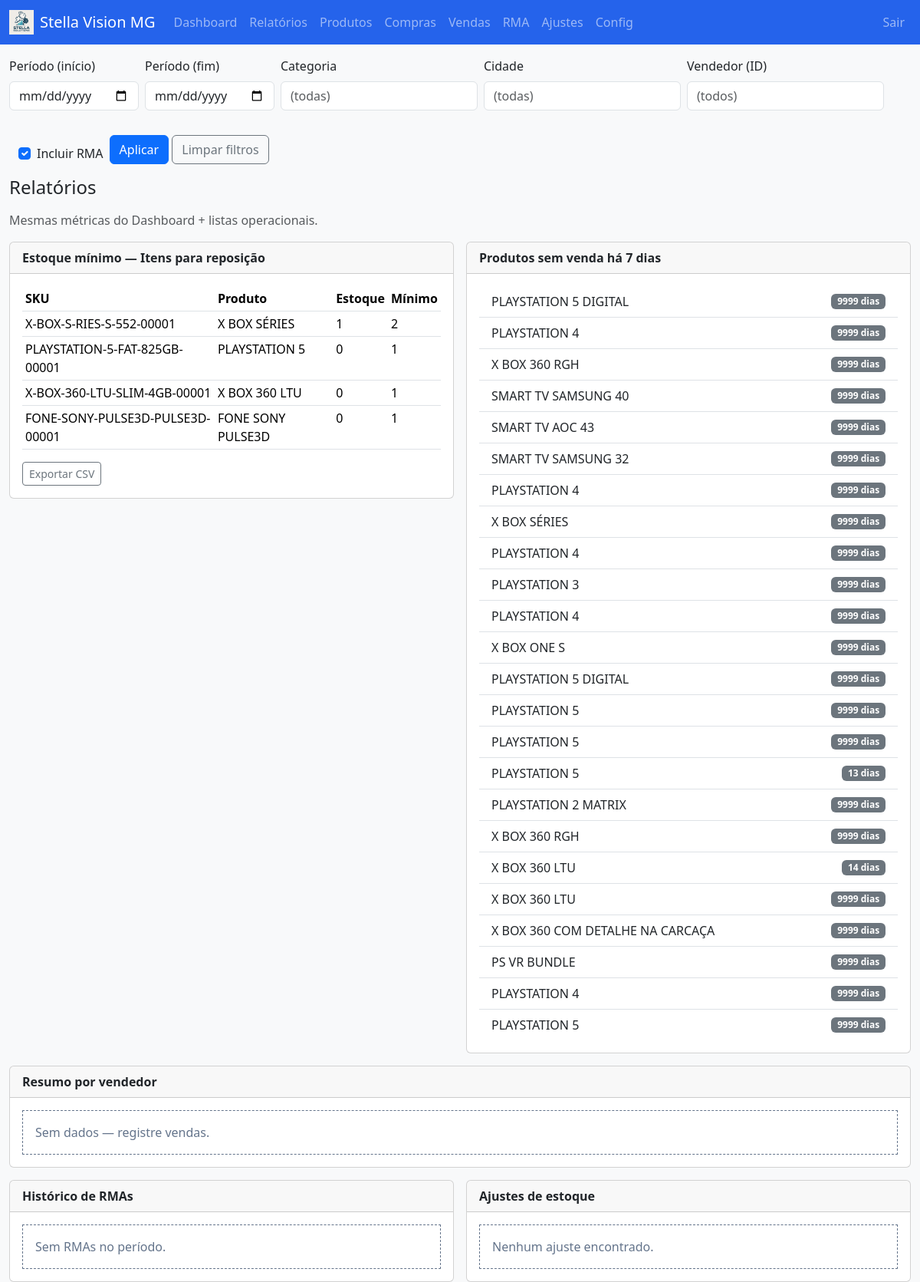
/relatorios (signed in), run on the app's committed database.
### tables this page shows
CREATE TABLE products(
  id INTEGER PRIMARY KEY AUTOINCREMENT,
  sku TEXT UNIQUE NOT NULL,
  nome TEXT NOT NULL,
  categoria TEXT,
  plataforma TEXT, modelo TEXT, capacidade TEXT, cor TEXT, regiao TEXT, condicao TEXT,
  preco_lista REAL DEFAULT 0,
  custo_base REAL,
  estoque_minimo INTEGER DEFAULT 0,
  estoque_atual INTEGER DEFAULT 0,
  created_at TEXT, updated_at TEXT
, supplier_id INTEGER REFERENCES suppliers(id));

### app.py (the view)
@app.route("/relatorios")
def relatorios():
    ini,fim,categoria,cidade,vendedor,incluir_rma = get_filters()
    kpis = compute_kpis(ini,fim,categoria,cidade,vendedor,incluir_rma)
    with conn() as c:
        repos = c.execute("SELECT sku,nome,estoque_atual,estoque_minimo FROM products WHERE estoque_atual < estoque_minimo").fetchall()
        rows = c.execute("""
          SELECT u.nome, COALESCE(SUM(si.qtde*si.preco_unit),0) faturamento,
                 COALESCE(SUM(si.qtde*si.preco_unit - si.qtde*si.custo_snap),0) margem,
                 AVG(si.preco_unit) ticket
          FROM sales s JOIN sale_items si ON si.sale_id=s.id JOIN users u ON u.id=s.vendedor_id
          GROUP BY u.id
        """).fetchall()
        rma_hist = c.execute("""
          SELECT codigo_rma, sale_id, tipo, status, motivo, substr(created_at,1,10) AS created_at
          FROM rmas ORDER BY id DESC LIMIT 20
        """).fetchall()
        ajustes_hist = c.execute("""
          SELECT a.id, p.nome, a.ajuste_tipo, a.qtde_delta, a.qtde_antes, a.qtde_depois, substr(a.created_at,1,16) created_at
          FROM stock_adjustments a JOIN products p ON p.id=a.product_id ORDER BY a.id DESC LIMIT 20
        """).fetchall()
    return render_template("relatorios.html",
        reposicao=repos, sem_venda=kpis["sem_venda_list"], no_sale_days=get_settings()["no_sale_days"],
        por_vendedor=rows, rma_hist=rma_hist, ajustes_hist=ajustes_hist)

### app.py (called while the page is built, shortened)
@app.before_request
def require_login():
    exempt = {"login", "logout", "static"}
    if request.endpoint and (request.endpoint in exempt or request.endpoint.startswith("static")):
        return
    user_id = session.get("user_id")
    if not user_id:
        return redirect(url_for("login"))
    global CURRENT_USER_ID
    CURRENT_USER_ID = user_id

def conn():
    c = sqlite3.connect(DB_PATH)
    c.row_factory = sqlite3.Row
    return c

def parse_date(s):
    if not s: return None

def date_range_labels(d0, d1):
    out = []
    while d0 <= d1:
        out.append(d0.isoformat())
        d0 += datetime.timedelta(days=1)
    return out

def get_settings():
    with conn() as c:
        rows = {r["key"]: r["value"] for r in c.execute("SELECT key,value FROM settings")}
    return {
        "discount_limit_pct": float(rows.get("discount_limit_pct","10")),
        "rma_window_days": int(rows.get("rma_window_days","30")),
        "no_sale_days": int(rows.get("no_sale_days","7")),
        "theme_primary": rows.get("theme_primary", "#2563eb"),
    }

def get_filters():
    today = datetime.date.today()
    ini = parse_date(request.args.get("ini")) or (today - datetime.timedelta(days=29))
    fim = parse_date(request.args.get("fim")) or today
    categoria = request.args.get("categoria") or None
    cidade = request.args.get("cidade") or None
    vendedor = request.args.get("vendedor") or None
    incluir_rma = request.args.get("incluir_rma","1") == "1"
    return ini, fim, categoria, cidade, vendedor, incluir_rma

def apply_filters_where(ini,fim,categoria,cidade,vendedor):
    where = ["date(s.data) BETWEEN ? AND ?"]
    params = [ini.isoformat(), fim.isoformat()]
    if categoria:
        where.append("(p.categoria = ? OR (p.categoria IS NULL AND ?='Sem categoria') )")
        params.append(categoria); params.append(categoria)
    if cidade:
        where.append("(s.cidade_snapshot = ?)")
        params.append(cidade)
    if vendedor:
        where.append("(s.vendedor_id = ?)")
        params.append(vendedor)
    return " AND ".join(where), params

@app.context_processor
def inject_helpers():
    def q_toggle_top(metric):
        args = request.args.to_dict()
        args["top"] = metric
        return "&".join([f"{k}={v}" for k,v in args.items()])
    return {"br_money": br_money, "q_toggle_top": q_toggle_top}

### templates/relatorios.html
{% extends "base.html" %}
{% from "_filters.html" import filters_bar %}
{% block filters %}{{ filters_bar() }}{% endblock %}
{% block content %}
<h4 class="mb-3">Relatórios</h4>
<p class="text-muted">Mesmas métricas do Dashboard + listas operacionais.</p>
<div class="row g-3">
  <div class="col-lg-6">
    <div class="card">
      <div class="card-header"><strong>Estoque mínimo — Itens para reposição</strong></div>
      <div class="card-body">
        {% if reposicao %}
          <table class="table table-sm">
            <thead><tr><th>SKU</th><th>Produto</th><th>Estoque</th><th>Mínimo</th></tr></thead>
            <tbody>
            {% for r in reposicao %}
              <tr><td>{{ r.sku }}</td><td>{{ r.nome }}</td><td>{{ r.estoque_atual }}</td><td>{{ r.estoque_minimo }}</td></tr>
            {% endfor %}
            </tbody>
          </table>
          <a class="btn btn-outline-secondary btn-sm" href="{{ url_for('export_reposicao_csv') }}">Exportar CSV</a>
        {% else %}
          <div class="card-empty p-3">Sem dados ainda — cadastre produtos e estoques mínimos.</div>
        {% endif %}
      </div>
    </div>
  </div>
  <div class="col-lg-6">
    <div class="card">
      <div class="card-header"><strong>Produtos sem venda há {{ no_sale_days }} dias</strong></div>
      <div class="card-body">
        {% if sem_venda %}
        <ul class="list-group list-group-flush">
          {% for p in sem_venda %}
            <li class="list-group-item d-flex justify-content-between align-items-center">
              {{ p.nome }} <span class="badge bg-secondary">{{ p.dias }} dias</span>
            </li>
          {% endfor %}
        </ul>
        {% else %}
          <div class="card-empty p-3">Sem dados — registre vendas ou aumente a janela em Config.</div>
        {% endif %}
      </div>
    </div>
  </div>
  <div class="col-12">
    <div class="card">
      <div class="card-header"><strong>Resumo por vendedor</strong></div>
      <div class="card-body">
        {% if por_vendedor %}
        <table class="table table-sm">
          <thead><tr><th>Vendedor</th><th>Faturamento</th><th>Margem (R$)</th><th>Ticket médio</th></tr></thead>
          <tbody>
            {% for row in por_vendedor %}
              <tr>
                <td>{{ row.nome }}</td>
                <td>R$ {{ "{:,.2f}".format(row.faturamento).replace(",", "X").replace(".", ",").replace("X", ".") }}</td>
                <td>R$ {{ "{:,.2f}".format(row.margem).replace(",", "X").replace(".", ",").replace("X", ".") }}</td>
                <td>R$ {{ "{:,.2f}".format(row.ticket).replace(",", "X").replace(".", ",").replace("X", ".") }}</td>
              </tr>
            {% endfor %}
          </tbody>
        </table>
        {% else %}
          <div class="card-empty p-3">Sem dados — registre vendas.</div>
        {% endif %}
      </div>
    </div>
  </div>
  <div class="col-lg-6">
    <div class="card">
      <div class="card-header"><strong>Histórico de RMAs</strong></div>
      <div class="card-body">
        {% if rma_hist %}
        <table class="table table-sm">
          <thead><tr><th>Código</th><th>Venda</th><th>Tipo</th><th>Status</th><th>Motivo</th><th>Criado</th></tr></thead>
          <tbody>
            {% for r in rma_hist %}
              <tr><td>{{ r.codigo_rma }}</td><td>#{{ r.sale_id }}</td><td>{{ r.tipo }}</td><td>{{ r.status }}</td><td>{{ r.motivo }}</td><td>{{ r.created_at }}</td></tr>
            {% endfor %}
          </tbody>
        </table>
        {% else %}
          <div class="card-empty p-3">Sem RMAs no período.</div>
        {% endif %}
      </div>
    </div>
  </div>
  <div class="col-lg-6">
    <div class="card">
      <div class="card-header"><strong>Ajustes de estoque</strong></div>
      <div class="card-body">
        {% if ajustes_hist %}
        <table class="table table-sm">
          <thead><tr><th>Produto</th><th>Tipo</th><th>Δ Qtde</th><th>Antes→Depois</th><th>Motivo</th><th>Data</th></tr></thead>
          <tbody>
            {% for a in ajustes_hist %}
              <tr>
                <td>{{ a.nome }}</td>
                <td>{{ a.ajuste_tipo }}</td>
                <td>{{ a.qtde_delta }}</td>
                <td>{{ a.qtde_antes }} → {{ a.qtde_depois }}</td>
                <td>{{ a.motivo }}</td>
                <td>{{ a.created_at }}</td>
              </tr>
            {% endfor %}
          </tbody>
        </table>
        <a class="btn btn-outline-secondary btn-sm" href="{{ url_for('export_ajustes_csv') }}">Exportar CSV</a>
        {% else %}
          <div class="card-empty p-3">Nenhum ajuste encontrado.</div>
        {% endif %}
      </div>
    </div>
  </div>
</div>
{% endblock %}

### templates/base.html (shortened to what this page needs)
{% set title = title or "Stella Vision MG" %}
<!doctype html>
<html lang="pt-BR">
<head>
  <link href="https://cdn.jsdelivr.net/npm/bootstrap@5.3.3/dist/css/bootstrap.min.css" rel="stylesheet">
  <link href="{{ url_for('static', filename='css/style.css') }}" rel="stylesheet">
</head>
<body class="bg-light">
<nav class="navbar navbar-expand-lg navbar-dark" style="background:#2563eb">
  <div class="container-fluid">
    <a class="navbar-brand d-flex align-items-center" href="/">
      <img src="{{ url_for('static', filename='img/stella_vision_logo.png') }}" width="32" height="32" class="me-2"/>
      Stella Vision MG
    </a>
    <div id="nav" class="collapse navbar-collapse">
      <ul class="navbar-nav me-auto mb-2 mb-lg-0">
        <li class="nav-item"><a class="nav-link" href="/dashboard">Dashboard</a></li>
        <li class="nav-item"><a class="nav-link" href="/relatorios">Relatórios</a></li>
        <li class="nav-item"><a class="nav-link" href="/produtos">Produtos</a></li>
        <li class="nav-item"><a class="nav-link" href="/compras">Compras</a></li>
        <li class="nav-item"><a class="nav-link" href="/vendas">Vendas</a></li>
        <li class="nav-item"><a class="nav-link" href="/rmas">RMA</a></li>
        <li class="nav-item"><a class="nav-link" href="/ajustes">Ajustes</a></li>
        <li class="nav-item"><a class="nav-link" href="/config">Config</a></li>
      </ul>
      <ul class="navbar-nav ms-auto">
        {% if session.get('user_id') %}
          <li class="nav-item"><a class="nav-link" href="{{ url_for('logout') }}">Sair</a></li>
        {% else %}
          <li class="nav-item"><a class="nav-link" href="{{ url_for('login') }}">Entrar</a></li>
        {% endif %}
      </ul>
    </div>
  </div>
</nav>
<div class="container-fluid mt-3">
  {% block filters %}{% endblock %}
  {% block content %}{% endblock %}
</div>
</body>
</html>

### templates/_filters.html
{% macro filters_bar() %}
<form class="row g-2 align-items-end mb-3" method="get">
  <div class="col-auto">
    <label class="form-label">Período (início)</label>
    <input type="date" class="form-control" name="ini" value="{{ request.args.get('ini','') }}">
  </div>
  <div class="col-auto">
    <label class="form-label">Período (fim)</label>
    <input type="date" class="form-control" name="fim" value="{{ request.args.get('fim','') }}">
  </div>
  <div class="col-auto">
    <label class="form-label">Categoria</label>
    <input type="text" class="form-control" name="categoria" placeholder="(todas)" value="{{ request.args.get('categoria','') }}">
  </div>
  <div class="col-auto">
    <label class="form-label">Cidade</label>
    <input type="text" class="form-control" name="cidade" placeholder="(todas)" value="{{ request.args.get('cidade','') }}">
  </div>
  <div class="col-auto">
    <label class="form-label">Vendedor (ID)</label>
    <input type="number" class="form-control" name="vendedor" placeholder="(todos)" value="{{ request.args.get('vendedor','') }}">
  </div>
  <div class="col-auto form-check ms-3 mt-4">
    {% set inc_rma = request.args.get('incluir_rma','1') %}
    <input class="form-check-input" type="checkbox" id="incRMA" name="incluir_rma" value="1" {% if inc_rma=='1' %}checked{% endif %}>
    <label class="form-check-label" for="incRMA">Incluir RMA</label>
  </div>
  <div class="col-auto">
    <button class="btn btn-primary mt-4">Aplicar</button>
    <a class="btn btn-outline-secondary mt-4" href="{{ request.path }}">Limpar filtros</a>
  </div>
</form>
{% endmacro %}

### static/css/style.css (style rules this page uses)
:root { --primary:#2563eb; --success:#16a34a; --warn:#f59e0b; --danger:#dc2626; --muted:#64748b; }
.card-empty { border:1px dashed var(--muted); color:var(--muted); }

### data on the page
products: sku "X-BOX-S-RIES-S-552-00001", nome "X BOX SÉRIES", estoque_atual "1", estoque_minimo "2", dias "9999"
products: sku "PLAYSTATION-5-FAT-825GB-00001", nome "PLAYSTATION 5", estoque_atual "0", estoque_minimo "1", dias "13"
products: sku "X-BOX-360-LTU-SLIM-4GB-00001", nome "X BOX 360 LTU", estoque_atual "0", estoque_minimo "1", dias "14"
products: sku "FONE-SONY-PULSE3D-PULSE3D-00001", nome "FONE SONY PULSE3D", estoque_atual "0", estoque_minimo "1"
products: nome "PLAYSTATION 5 DIGITAL", dias "9999"
products: nome "PLAYSTATION 4", dias "9999"
products: nome "X BOX 360 RGH", dias "9999"
products: nome "SMART TV SAMSUNG 40", dias "9999"
products: nome "SMART TV AOC 43", dias "9999"
products: nome "SMART TV SAMSUNG 32", dias "9999"
products: nome "PLAYSTATION 4", dias "9999"
products: nome "PLAYSTATION 4", dias "9999"
products: nome "PLAYSTATION 3", dias "9999"
products: nome "PLAYSTATION 4", dias "9999"
products: nome "X BOX ONE S", dias "9999"
products: nome "PLAYSTATION 5 DIGITAL", dias "9999"
products: nome "PLAYSTATION 5", dias "9999"
products: nome "PLAYSTATION 5", dias "9999"
products: nome "PLAYSTATION 2 MATRIX", dias "9999"
products: nome "X BOX 360 RGH", dias "9999"
products: nome "X BOX 360 LTU", dias "9999"
products: nome "X BOX 360 COM DETALHE NA CARCAÇA", dias "9999"
products: nome "PS VR BUNDLE", dias "9999"
products: nome "PLAYSTATION 4", dias "9999"
products: nome "PLAYSTATION 5", dias "9999"

### other printed values
{{ no_sale_days }} "7"
